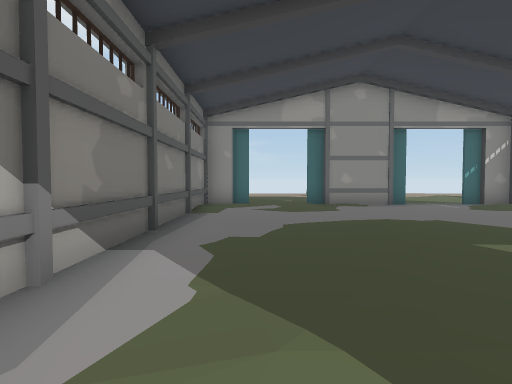
view 1 (above)

20 first-person views from a walk through a 3-D level made in the Unity game engine. The camera is 1.5 m above the floor, tilts 2° down and sees 80° across. The floor is counted in squares, 2 m on a side. Each view is taken from the middle of a square. On the plan, view 1 faces up. The plan holds only what a view shows up to about 10 squares ahead; the rest is blank. The place goes on beyond the plan. The player is left out. Door leaves are left out, so doorways stand open.

view 2
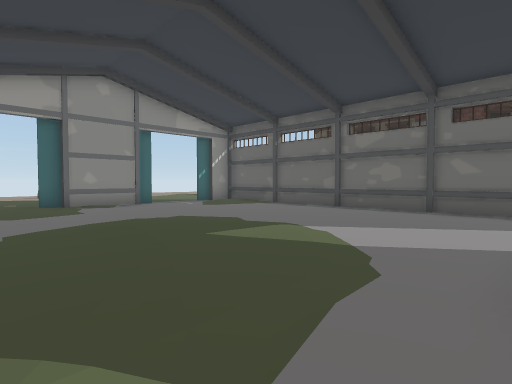

view 3
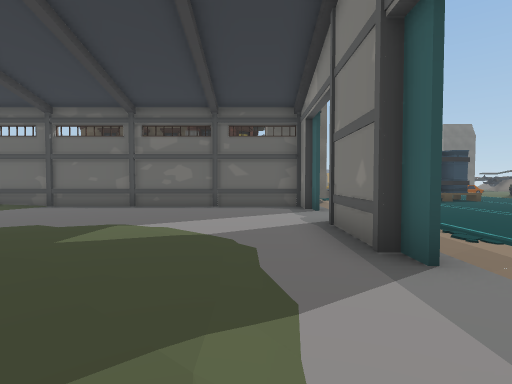

view 4
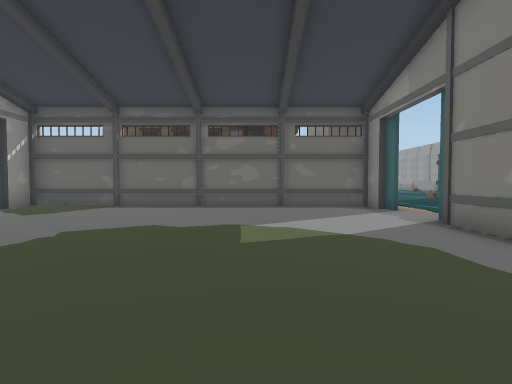

view 5
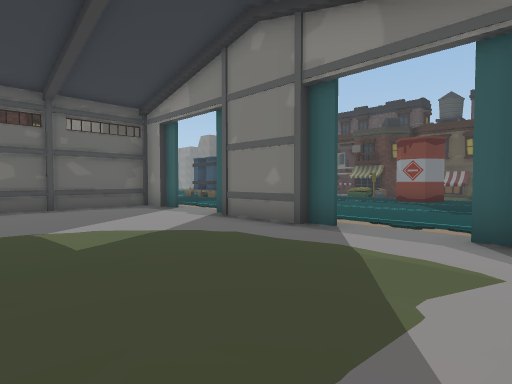

view 6
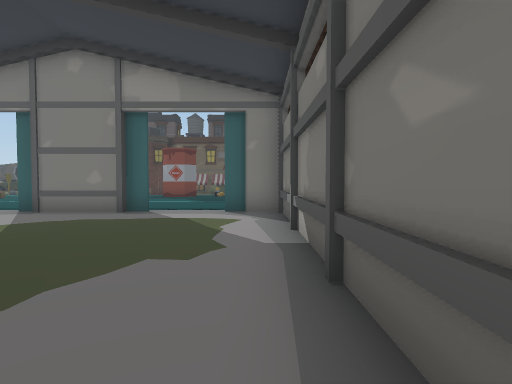

view 7
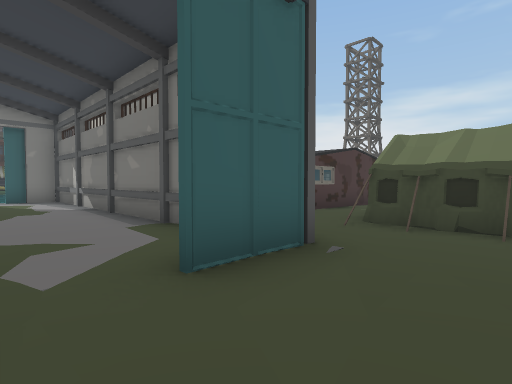

view 8
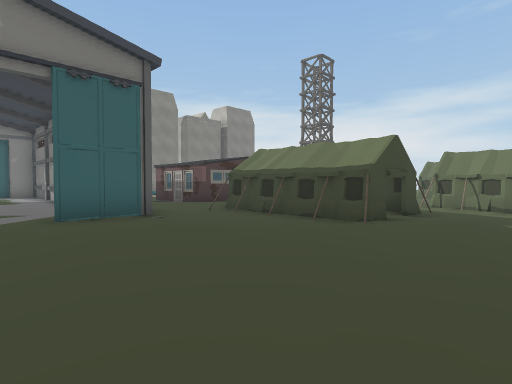

view 9
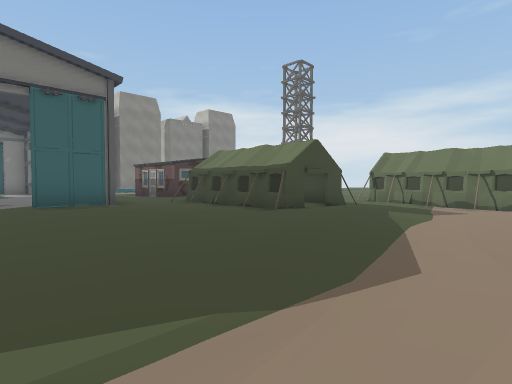

view 10
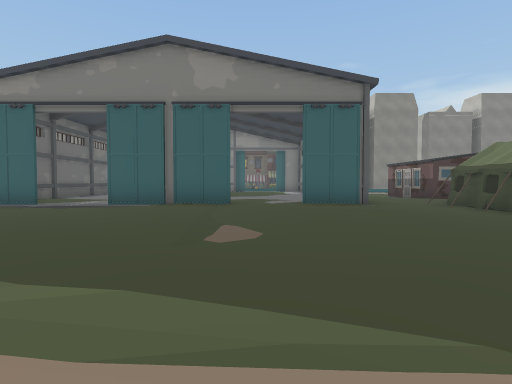

view 11
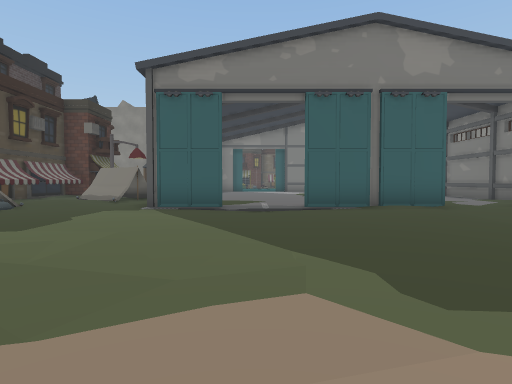

view 12
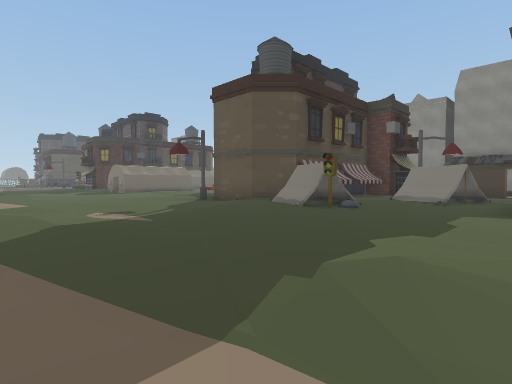

view 13
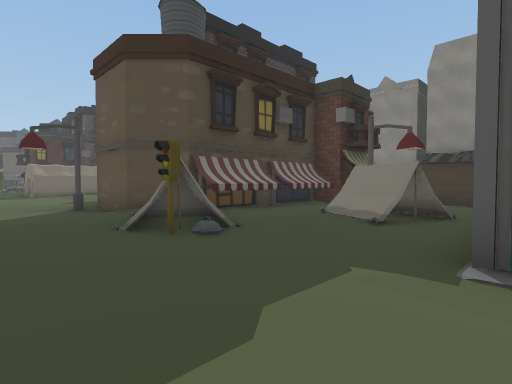

view 14
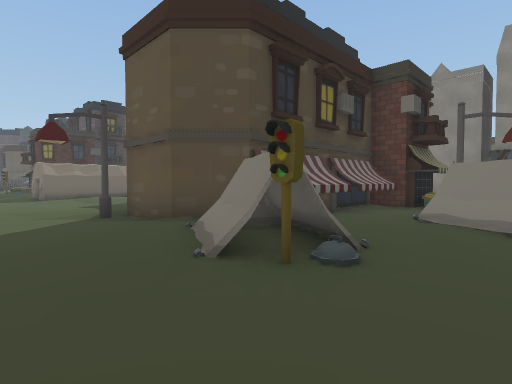

view 15
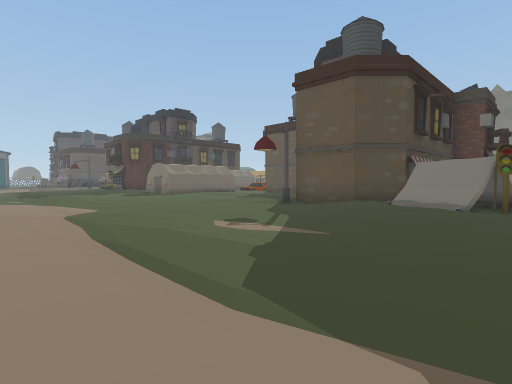

view 16
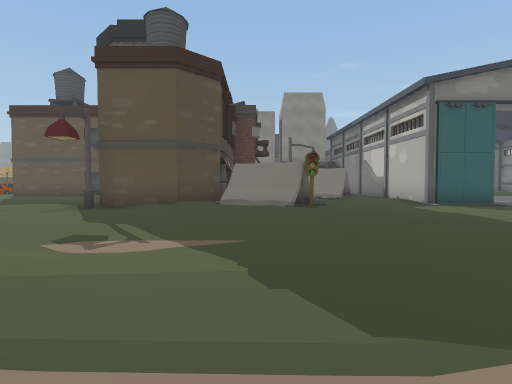

view 17
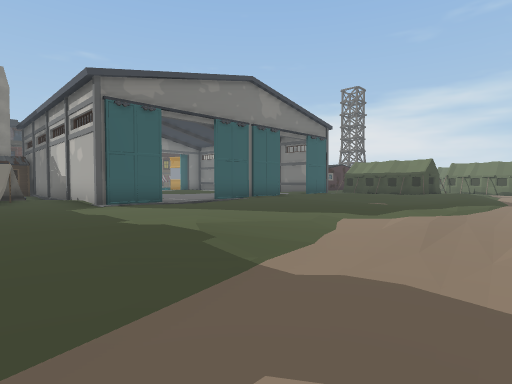

view 18
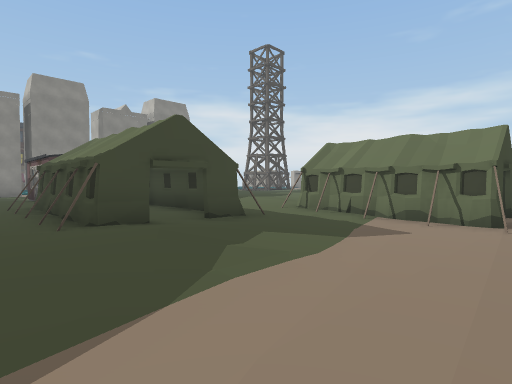

view 19
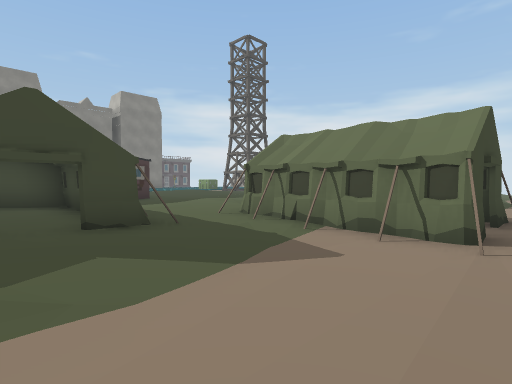

view 20
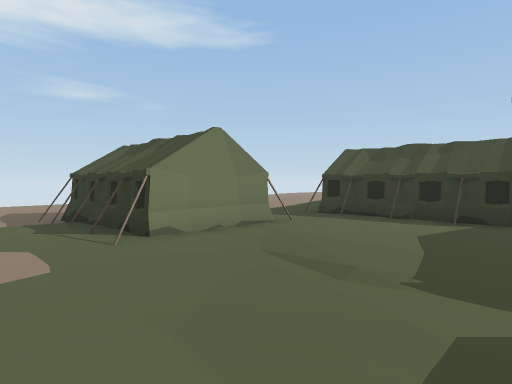

### Floor plan
Key: @ floor where view 1 was taken; # wall or solid block; x gap in a wall; . main floor; : floor 0.25 m higher than the main floor; - floor 0.25 m lower than the main floor; _ floor 0.5 m lower than the main floor; / step, stairs or slope; = window, fence, low wall or low ledge; T tent; B building; O other object.
Columns run from 14 left of view 1 to 21 right of it. Each row starts with its distance up from view 1.
 18  -- __----------    -----------
 17 --T-TT------------------------------
 16  -T  T--/////...-------///....--/---
 15  .T TT--//...-----.--//...-----..---
 14 --T  T--.T...//---..--.....//--..---
 13 /-TTTT-T.TT...///...-......//---..-
 12 /-.....T.TT..:://..........///--....
 11 /-.....T.TT...............#/..--....
 10 /-.....TTTT.##..###..##...TTT###....
  9 ......  :...#.........#../.T##  ....
  8         ....#.........#./...#    ...
  7          B. #.........#.TT/.#
  6          B  #.........#./T..#
  5             #../:/....#-.  .#
  4             #...::....# . .##
  3             #..:::....# . O#
  2             #..:......#### #
  1             #.........#
  0             #.@.......#
 -1             ###=x##x=x
 -2               ////// ///O
 -3               --------
 -4               --------
 -5                ---- ----
 -6                ---   ---
 -7                --     --

Where each view was taken, in squares from view 1:
view 1: 0 up, 0 right, facing up
view 2: 0 up, 0 right, facing up-right
view 3: 1 up, 1 left, facing right
view 4: 3 up, 1 left, facing right
view 5: 4 up, 1 left, facing down-right
view 6: 7 up, 1 left, facing down
view 7: 12 up, 1 right, facing down-left
view 8: 16 up, 1 right, facing down-left
view 9: 18 up, 1 right, facing down-left
view 10: 18 up, 1 right, facing down
view 11: 17 up, 6 right, facing down
view 12: 17 up, 8 right, facing down-right
view 13: 13 up, 8 right, facing down-right
view 14: 13 up, 10 right, facing down-right
view 15: 18 up, 11 right, facing down-right
view 16: 18 up, 13 right, facing down
view 17: 18 up, 11 right, facing down-left
view 18: 18 up, 3 left, facing down-left
view 19: 18 up, 5 left, facing down-left
view 20: 9 up, 14 left, facing up-right
